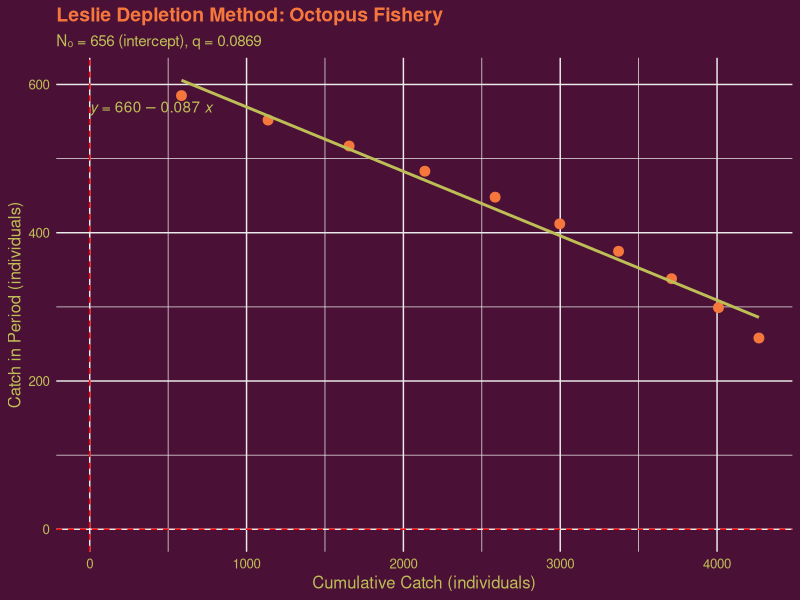

Source code (R):
## ---- chunk 1
require(tidyverse)
## ---- chunk 2
#| echo: true
#| 
# Octopus depletion study data (Tanzanian coastal fishery)
octopus_data <- tibble(
  period = 1:10,
  effort = c(50, 55, 60, 65, 70, 75, 80, 85, 90, 95),
  days = rep(5, times = 10),
  catch = c(585, 552, 517, 483, 448, 412, 375, 338, 299, 258),
  cumulative_catch = cumsum(catch),
  cpue = catch / (effort * days)
)

# **Results:**

# - **Initial Population ($N_0$):** ~8,267 octopus
# - **Catchability ($q$):** 0.0138
# - **Total Depletion:** 4,267 individuals (52% of stock)

## ---- chunk 3
octopus_data |>
  select(effort, days, catch, cumulative_catch, cpue) |>
  knitr::kable(
    digits = c(0, 0, 0, 0, 3),
    col.names = c("Effort (traps)", "days", "Catch", "Cumulative Catch", "CPUE")
  )
## ---- chunk 4
# Fit linear regression: Catch vs Cumulative Catch
leslie_model <- lm(catch ~ cumulative_catch, data = octopus_data)
N0_estimate <- coef(leslie_model)[1]
q_estimate <- -coef(leslie_model)[2]

# intercept = coef(leslie_model)[1]
# q = coef(leslie_model)[2] #slope
# from C_t = qN0 - q*IC
# intercept = qN0
# therefore N0 = intercept/q

## ---- chunk 5
# Plot
ggplot(octopus_data, aes(x = cumulative_catch, y = catch)) +
  geom_point(size = 3, color = "#f6773cff") +
  geom_smooth(method = "lm", se = FALSE, color = "#bebe56ff", linewidth = 1) +
  ggpubr::stat_regline_equation(color = "#bebe56ff") +
  geom_hline(yintercept = 0, linetype = "dashed", color = "red") +
  geom_vline(xintercept = 0, linetype = "dashed", color = "red") +
  labs(
    title = "Leslie Depletion Method: Octopus Fishery",
    x = "Cumulative Catch (individuals)",
    y = "Catch in Period (individuals)",
    subtitle = paste0("N₀ = ", round(N0_estimate), " (intercept), q = ", round(q_estimate, 4))
  ) +
  theme_minimal()  +
  theme(
    plot.background = element_rect(fill = "#4a1035ff", color = NA),
    panel.background = element_rect(fill = "#4a1035ff", color = NA),
    text = element_text(color = "#bebe56ff", size = 12),
    axis.text = element_text(color = "#bebe56ff"),
    plot.title = element_text(color = "#f6773cff", size = 14, face = "bold"),
    plot.subtitle = element_text(color = "#bebe56ff", size = 11)
  )
  
